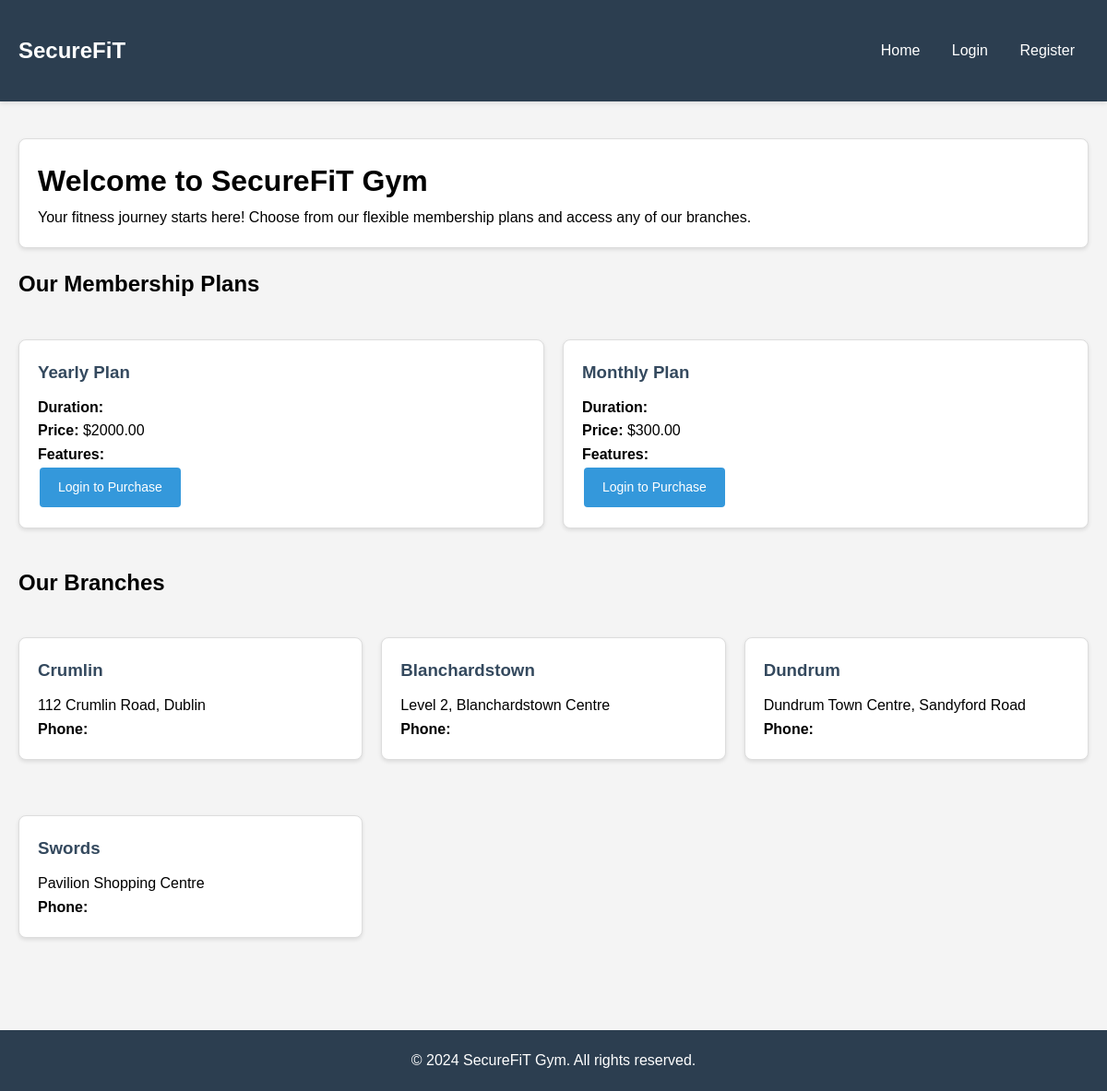
The page / on the database its author committed.
### MYAPP/models.py (models this page shows, shortened)
class MembershipPlan(models.Model):
    name = models.CharField(max_length=100)
    price = models.DecimalField(max_digits=8, decimal_places=2)
    duration_days = models.IntegerField()
    is_active = models.BooleanField(default=True)

class GymBranch(models.Model):
    name = models.CharField(max_length=100)
    address = models.TextField()
    city = models.CharField(max_length=100)

### MYAPP/views.py (the view)
# urls.py: path('', views.home, name='home'),
def home(request):
    plans = MembershipPlan.objects.filter(is_active=True)
    branches = GymBranch.objects.all()
    return render(request, 'MYAPP/home.html', {
        'plans': plans,
        'branches': branches,
    })

### MYAPP/templates/MYAPP/home.html (shortened to what this page needs)
{% extends 'MYAPP/base.html' %}
{% block content %}
<div class="card">
    <h1>Welcome to SecureFiT Gym</h1>
    <p>Your fitness journey starts here! Choose from our flexible membership plans and access any of our branches.</p>
</div>
<h2>Our Membership Plans</h2>
<div class="grid">
    {% for plan in plans %}
    <div class="card">
        <h3>{{ plan.name }}</h3>
        <p><strong>Duration:</strong> {{ plan.get_duration_months_display }}</p>
        <p><strong>Price:</strong> ${{ plan.price }}</p>
        <p><strong>Features:</strong></p>
        {% if user.is_authenticated %}
        <a href="{% url 'purchase_plan' plan.id %}" class="btn btn-primary">Purchase Now</a>
        {% else %}
        <a href="{% url 'login' %}" class="btn btn-primary">Login to Purchase</a>
        {% endif %}
    </div>
    {% endfor %}
</div>
<h2>Our Branches</h2>
<div class="grid">
    {% for branch in branches %}
    <div class="card">
        <h3>{{ branch.name }}</h3>
        <p>{{ branch.address }}</p>
        <p><strong>Phone:</strong> {{ branch.phone }}</p>
    </div>
    {% endfor %}
</div>
{% endblock %}

### MYAPP/templates/MYAPP/base.html (shortened to what this page needs)
{% load static %}
<!DOCTYPE html>
<html lang="en">
<head>
</head>
<body>
    <nav>
        <div class="container">
            <div class="nav-brand">SecureFiT</div>
            <div>
                <a href="{% url 'home' %}">Home</a>
                {% if user.is_authenticated %}
                    <a href="{% url 'plans' %}">Plans</a>
                    <a href="{% url 'my_purchases' %}">My Purchases</a>
                    <a href="{% url 'logout' %}">Logout ({{ user.username }})</a>
                {% else %}
                    <a href="{% url 'login' %}">Login</a>
                    <a href="{% url 'register' %}">Register</a>
                {% endif %}
            </div>
        </div>
    </nav>
    <div class="container">
        {% block content %}{% endblock %}
    </div>
    <footer>
        <p>&copy; 2024 SecureFiT Gym. All rights reserved.</p>
    </footer>
</body>
</html>

### MYAPP/templates/MYAPP/base.html (style rules this page uses)
* { margin: 0; padding: 0; box-sizing: border-box; }
body { font-family: Arial, sans-serif; line-height: 1.6; background: #f4f4f4; }
.container { max-width: 1200px; margin: 0 auto; padding: 20px; }
nav { background: #2c3e50; color: white; padding: 1rem 0; box-shadow: 0 2px 5px rgba(0,0,0,0.1); }
nav .container { display: flex; justify-content: space-between; align-items: center; }
nav a { color: white; text-decoration: none; margin: 0 15px; transition: opacity 0.3s; }
.nav-brand { font-size: 1.5rem; font-weight: bold; }
.card { background: white; border: 1px solid #ddd; border-radius: 8px; padding: 20px; margin: 20px 0; box-shadow: 0 2px 4px rgba(0,0,0,0.1); }
.card h3 { color: #34495e; margin-bottom: 10px; }
.btn { display: inline-block; padding: 10px 20px; text-decoration: none; border-radius: 4px; border: none; cursor: pointer; font-size: 14px; transition: all 0.3s; margin: 2px; }
.btn-primary { background: #3498db; color: white; }
.grid { display: grid; grid-template-columns: repeat(auto-fit, minmax(300px, 1fr)); gap: 20px; margin: 20px 0; }
footer { background: #2c3e50; color: white; text-align: center; padding: 20px 0; margin-top: 40px; }

### rows shown on the page
MembershipPlan: name "Yearly Plan", price "2000.00"
MembershipPlan: name "Monthly Plan", price "300.00"
GymBranch: name "Crumlin", address "112 Crumlin Road, Dublin"
GymBranch: name "Blanchardstown", address "Level 2, Blanchardstown Centre"
GymBranch: name "Dundrum", address "Dundrum Town Centre, Sandyford Road"
GymBranch: name "Swords", address "Pavilion Shopping Centre"
